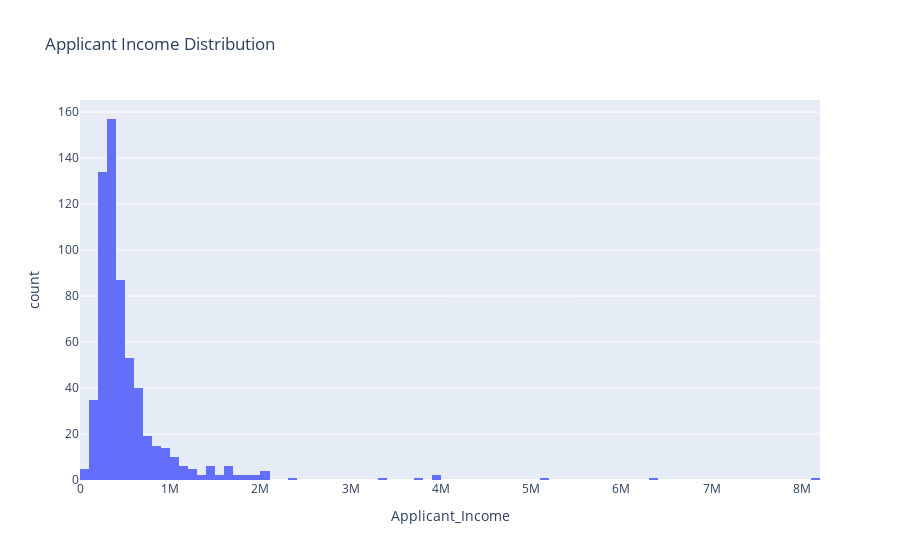

The cell this chart's notebook holds for it:
### Markdown cell above
### Distribution of the Applicant Income

### Code cell
fig_applicant_income = px.histogram(df, x='Applicant_Income',
                                    title='Applicant Income Distribution')
fig_applicant_income.show()

### Figure 1 — Plotly figure (JSON) as saved in the notebook; plotly's stock layout.template omitted (floating-point values rounded to 4 significant figures; data arrays with more than 128 entries replaced by an {"elided": "..."} marker saying what was removed)
{"data": [{"bingroup": "x", "hovertemplate": "Applicant_Income=%{x}<br>count=%{y}<extra></extra>", "legendgroup": "", "marker": {"color": "#636efa", "pattern": {"shape": ""}}, "name": "", "orientation": "v", "showlegend": false, "type": "histogram", "x": {"elided": "614 int values"}, "xaxis": "x", "yaxis": "y"}], "layout": {"barmode": "relative", "legend": {"tracegroupgap": 0}, "title": {"text": "Applicant Income Distribution"}, "xaxis": {"anchor": "y", "domain": [0, 1], "title": {"text": "Applicant_Income"}}, "yaxis": {"anchor": "x", "domain": [0, 1], "title": {"text": "count"}}}}
